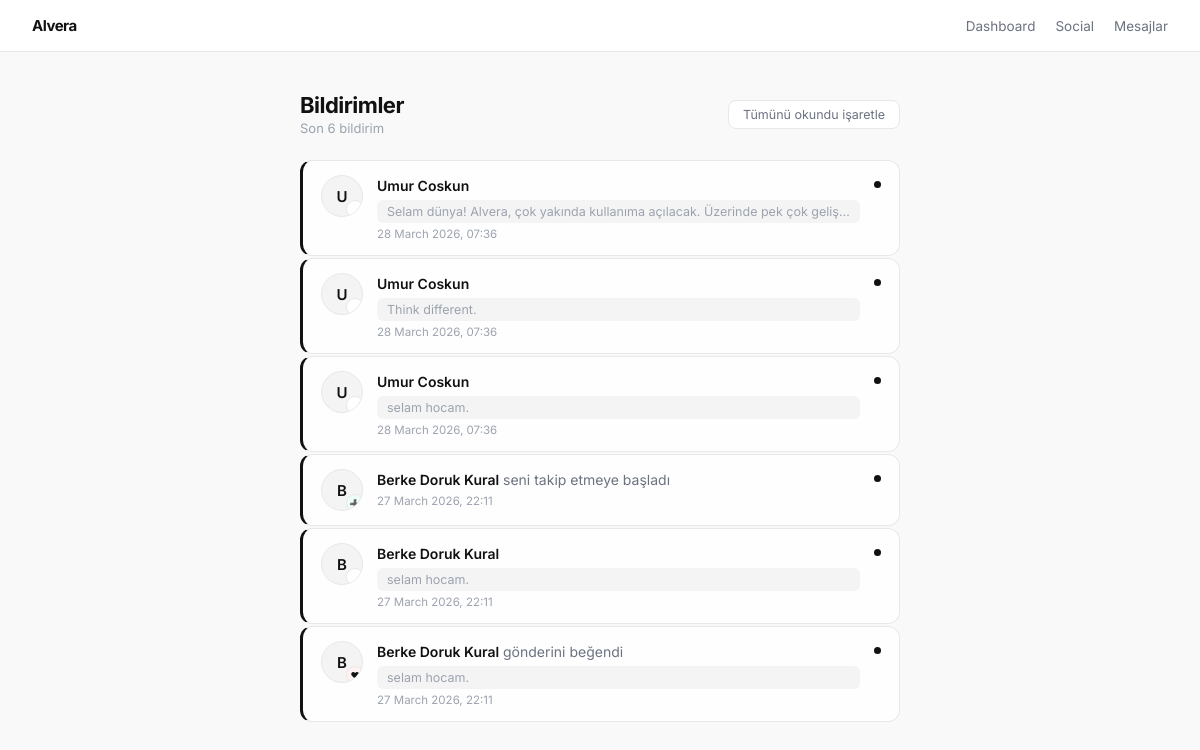
Screenshot of /notifications/ (signed in) with the database file from the repository.
### models.py (models this page shows, shortened)
class Notification(db.Model):
    __tablename__ = 'notifications'
    TYPE_LIKE    = 'like'
    TYPE_COMMENT = 'comment'
    TYPE_FOLLOW  = 'follow'
    TYPE_MENTION = 'mention'
    TYPE_YANKA   = 'yanka'
    VALID_TYPES  = {TYPE_LIKE, TYPE_COMMENT, TYPE_FOLLOW, TYPE_MENTION, TYPE_YANKA}
    id         = db.Column(db.Integer, primary_key=True)
    user_id    = db.Column(db.Integer, db.ForeignKey('users.id'), nullable=False, index=True)  # alıcı
    actor_id   = db.Column(db.Integer, db.ForeignKey('users.id'), nullable=False)              # tetikleyen
    notif_type = db.Column(db.String(20), nullable=False)
    post_id    = db.Column(db.Integer, db.ForeignKey('posts.id', ondelete='SET NULL'), nullable=True)
    is_read    = db.Column(db.Boolean, default=False, nullable=False, index=True)
    created_at = db.Column(db.DateTime, default=lambda: datetime.now(timezone.utc), index=True)
    recipient = db.relationship('User', foreign_keys=[user_id],  backref=db.backref('notifications', lazy='dynamic'))
    actor     = db.relationship('User', foreign_keys=[actor_id], backref=db.backref('triggered_notifications', lazy='dynamic'))
    post      = db.relationship('Post', foreign_keys=[post_id])

class User(UserMixin, db.Model):
    __tablename__ = 'users'
    id            = db.Column(db.Integer, primary_key=True)
    email         = db.Column(db.String(255), unique=True, nullable=False, index=True)
    password_hash = db.Column(db.String(255), nullable=False)
    full_name     = db.Column(db.String(120), nullable=True)
    is_active     = db.Column(db.Boolean, default=True,  nullable=False)
    has_paid      = db.Column(db.Boolean, default=False, nullable=False)
    package       = db.Column(db.String(1), default='1', nullable=False)
    is_available  = db.Column(db.Boolean, default=False, nullable=False)
    created_at    = db.Column(db.DateTime, default=lambda: datetime.now(timezone.utc))
    last_login_at = db.Column(db.DateTime, nullable=True)
    onboarding    = db.relationship('OnboardingData', backref='user', uselist=False)
    site          = db.relationship('Site', backref='owner', uselist=False)
    posts         = db.relationship('Post', backref='author', lazy='dynamic',
                                    foreign_keys='Post.user_id',
                                    order_by='Post.created_at.desc()')
    post_likes    = db.relationship('PostLike', backref='liker', lazy='dynamic',
                                    foreign_keys='PostLike.user_id')
    post_comments = db.relationship('PostComment', backref='commenter', lazy='dynamic',
                                    foreign_keys='PostComment.user_id')
    following     = db.relationship('Follow',
                                    foreign_keys='Follow.follower_id',
                                    backref=db.backref('follower_user', lazy='joined'),
                                    lazy='dynamic')
    followers     = db.relationship('Follow',
                                    foreign_keys='Follow.following_id',
                                    backref=db.backref('followed_user', lazy='joined'),
                                    lazy='dynamic')
    services      = db.relationship('Service',       backref='owner', lazy='dynamic',
                                    order_by='Service.order_index')
    portfolio     = db.relationship('PortfolioItem', backref='owner', lazy='dynamic',
                                    order_by='PortfolioItem.order_index')
    testimonials  = db.relationship('Testimonial',   backref='owner', lazy='dynamic',
                                    order_by='Testimonial.created_at.desc()')
    contact_msgs  = db.relationship('ContactMessage', backref='recipient', lazy='dynamic',
                                    order_by='ContactMessage.created_at.desc()')

class Post(db.Model):
    __tablename__ = 'posts'
    TYPE_TEXT    = 'text'
    TYPE_PROJECT = 'project'
    TYPE_IMAGE   = 'image'
    TYPE_CODE    = 'code'
    TYPE_VIDEO   = 'video'
    VALID_TYPES  = {TYPE_TEXT, TYPE_PROJECT, TYPE_IMAGE, TYPE_CODE, TYPE_VIDEO}
    id          = db.Column(db.Integer, primary_key=True)
    user_id     = db.Column(db.Integer, db.ForeignKey('users.id'), nullable=False, index=True)
    post_type      = db.Column(db.String(20), default=TYPE_TEXT, nullable=False)  # text|project|image|code
    content        = db.Column(db.Text, nullable=False, default='')
    code_language  = db.Column(db.String(30), nullable=True)
    link_url    = db.Column(db.String(500), nullable=True)
    link_title  = db.Column(db.String(200), nullable=True)
    media_files = db.Column(db.Text, nullable=True)   # JSON array (resim dosyaları)
    is_pinned   = db.Column(db.Boolean, default=False, nullable=False)
    slug        = db.Column(db.String(16), unique=True, index=True, nullable=True)
    source      = db.Column(db.String(16), default='social', nullable=False, index=True)
    created_at  = db.Column(db.DateTime, default=lambda: datetime.now(timezone.utc), index=True)
    updated_at  = db.Column(db.DateTime,
                            default=lambda: datetime.now(timezone.utc),
                            onupdate=lambda: datetime.now(timezone.utc))
    likes    = db.relationship('PostLike',    backref='post', lazy='dynamic', cascade='all, delete-orphan')
    comments = db.relationship('PostComment', backref='post', lazy='dynamic', cascade='all, delete-orphan',
                                order_by='PostComment.created_at.asc()')
    yankas   = db.relationship('PostYanka',   backref='post', lazy='dynamic', cascade='all, delete-orphan')
    views    = db.relationship('PostView',    backref='post', lazy='dynamic', cascade='all, delete-orphan')
    saves    = db.relationship('SavedPost',   backref='post', lazy='dynamic', cascade='all, delete-orphan')

### blueprints/notifications.py (the view)
@notif_bp.route('/')
@login_required
def index():
    notifs = (
        Notification.query
        .filter_by(user_id=current_user.id)
        .order_by(Notification.created_at.desc())
        .limit(LIST_LIMIT)
        .all()
    )
    unread = [n for n in notifs if not n.is_read]
    if unread:
        for n in unread:
            n.is_read = True
        db.session.commit()
    return render_template('notifications.html', notifs=notifs)

### models.py (called while the page is built)
@login_manager.user_loader
def load_user(user_id: str):
    return db.session.get(User, int(user_id))

    @property
    def is_complete(self) -> bool:
        return self.completed_at is not None

### templates/notifications.html (shortened to what this page needs)
<!DOCTYPE html>
<html lang="tr">
<head>
</head>
<body>
<nav class="topnav">
  <a href="/" class="nav-brand">Alvera</a>
  <div class="nav-links">
    <a href="/dashboard" class="nav-link">Dashboard</a>
    <a href="/feed/" class="nav-link">Social</a>
    <a href="/dm/" class="nav-link">Mesajlar</a>
  </div>
</nav>
<div class="page-wrap">
  <div class="page-header">
    <div>
      <h1 class="page-title">Bildirimler</h1>
      <div class="page-sub">Son {{ notifs|length }} bildirim</div>
    </div>
    {% if notifs %}
    <button class="btn-mark-all" onclick="markAllRead()">Tümünü okundu işaretle</button>
    {% endif %}
  </div>
  {% if notifs %}
  <div class="notif-list" id="notifList">
    {% for n in notifs %}
      {% set actor = n.actor %}
      {% set actor_site = actor.site if actor else None %}
      {% set actor_char = (actor.full_name or actor.email or '?')[0].upper() if actor else '?' %}
      <a href="{% if n.post_id and n.post and n.post.slug %}/feed/u/{{ n.post.user_id }}/post/{{ n.post.slug }}{% elif n.notif_type == 'follow' %}/feed/u/{{ n.actor_id }}{% else %}/notifications/{% endif %}"
         class="notif-card {% if not n.is_read %}unread{% endif %}">
        <div class="notif-avatar">
          {% if actor_site and actor_site.avatar_file %}
            <img src="/{{ actor_site.avatar_file }}" alt="">
          {% else %}
            {{ actor_char }}
          {% endif %}
          <div class="notif-type-icon icon--{{ n.notif_type }}">
            {% if n.notif_type == 'like' %}❤
            {% elif n.notif_type == 'comment' %}💬
            {% elif n.notif_type == 'follow' %}➕
            {% elif n.notif_type == 'mention' %}@
            {% endif %}
          </div>
        </div>
        <div class="notif-content">
          <div class="notif-text-line">
            <span class="notif-actor-name">{{ actor.full_name or actor.email.split('@')[0] if actor else 'Biri' }}</span>
            <span class="notif-action">
              {% if n.notif_type == 'like' %} gönderini beğendi
              {% elif n.notif_type == 'comment' %} gönderine yorum yaptı
              {% elif n.notif_type == 'follow' %} seni takip etmeye başladı
              {% elif n.notif_type == 'mention' %} senden bahsetti
              {% endif %}
            </span>
          </div>
          {% if n.post and n.post.content %}
          <div class="notif-post-preview">
            {{ n.post.content[:80] }}{% if n.post.content|length > 80 %}…{% endif %}
          </div>
          {% endif %}
          <div class="notif-time">
            {{ n.created_at.strftime('%-d %B %Y, %H:%M') }}
          </div>
        </div>
        {% if not n.is_read %}
        <div class="unread-dot"></div>
        {% endif %}
      </a>
    {% endfor %}
  </div>
  {% else %}
  <div class="notif-empty-page">
    <div class="notif-empty-icon">🔔</div>
    <div class="notif-empty-title">Henüz bildirim yok</div>
    <div class="notif-empty-sub">Gönderiler paylaştıkça ve etkileşim aldıkça buraya düşecek.</div>
  </div>
  {% endif %}
</div>
</body>
</html>

### templates/notifications.html (style rules this page uses)
*, *::before, *::after { box-sizing: border-box; margin: 0; padding: 0; }
:root { --white: #ffffff; --bg: #f9f9f9; --border: #e8e8e8; --text-primary: #111; --text-secondary: #6b7280; --text-muted: #9ca3af; --accent-bg: #f4f4f4; --like-color: #ef4444; --comment-color: #3b82f6; --follow-color: #10b981; --mention-color: #8b5cf6; --font: 'Inter', -apple-system, sans-serif; }
body { font-family: var(--font); background: var(--bg); color: var(--text-primary); -webkit-font-smoothing: antialiased; min-height: 100vh; }
a { color: inherit; text-decoration: none; }
.topnav { background: var(--white); border-bottom: 1px solid var(--border); display: flex; align-items: center; justify-content: space-between; padding: 0 32px; height: 52px; }
.nav-brand { font-size: 15px; font-weight: 700; letter-spacing: -0.5px; }
.nav-links { display: flex; gap: 20px; }
.nav-link { font-size: 13.5px; color: var(--text-secondary); padding: 4px 0; transition: color 0.15s; }
.page-wrap { max-width: 640px; margin: 40px auto; padding: 0 20px; }
.page-header { display: flex; align-items: center; justify-content: space-between; margin-bottom: 24px; }
.page-title { font-size: 22px; font-weight: 700; letter-spacing: -0.5px; }
.page-sub { font-size: 13px; color: var(--text-muted); margin-top: 2px; }
.btn-mark-all { font-size: 12.5px; color: var(--text-secondary); border: 1px solid var(--border); background: var(--white); border-radius: 8px; padding: 6px 14px; cursor: pointer; transition: background 0.12s; font-family: var(--font); }
.notif-list { display: flex; flex-direction: column; gap: 2px; }
.notif-card { display: flex; align-items: flex-start; gap: 14px; padding: 14px 18px; background: var(--white); border: 1px solid var(--border); border-radius: 12px; transition: background 0.12s; text-decoration: none; color: inherit; }
.notif-card.unread { background: #fefefe; border-left: 3px solid var(--text-primary); }
.notif-avatar { width: 42px; height: 42px; border-radius: 50%; background: var(--accent-bg); border: 1px solid var(--border); display: flex; align-items: center; justify-content: center; font-size: 15px; font-weight: 600; flex-shrink: 0; overflow: hidden; position: relative; }
.notif-type-icon { position: absolute; bottom: -2px; right: -2px; width: 18px; height: 18px; border-radius: 50%; background: white; border: 1px solid var(--border); display: flex; align-items: center; justify-content: center; font-size: 9px; line-height: 1; }
.icon--like { background: #fef2f2; }
.icon--follow { background: #ecfdf5; }
.notif-content { flex: 1; min-width: 0; }
.notif-text-line { font-size: 14px; line-height: 1.5; }
.notif-actor-name { font-weight: 600; }
.notif-action { color: var(--text-secondary); }
.notif-post-preview { margin-top: 4px; font-size: 12.5px; color: var(--text-muted); white-space: nowrap; overflow: hidden; text-overflow: ellipsis; background: var(--accent-bg); padding: 4px 10px; border-radius: 6px; }
.notif-time { font-size: 11.5px; color: var(--text-muted); margin-top: 4px; }
.unread-dot { width: 7px; height: 7px; border-radius: 50%; background: var(--text-primary); flex-shrink: 0; margin-top: 6px; }

### rows the page displays
Notification: actor_char "U", post "Selam dünya! Alvera, çok yakında kullanıma açılacak. Üzerinde pek çok geliş…", created_at "28 March 2026, 07:36", is_read False (drawn)
User: full_name "Umur Coskun"
Notification: actor_char "U", post "Think different.", created_at "28 March 2026, 07:36", is_read False (drawn)
Notification: actor_char "U", post "selam hocam.", created_at "28 March 2026, 07:36", is_read False (drawn)
Notification: actor_char "B", notif_type "seni takip etmeye başladı", created_at "27 March 2026, 22:11", is_read False (drawn)
User: full_name "Berke Doruk Kural"
Notification: actor_char "B", post "selam hocam.", created_at "27 March 2026, 22:11", is_read False (drawn)
Notification: actor_char "B", notif_type "gönderini beğendi", post "selam hocam.", created_at "27 March 2026, 22:11", is_read False (drawn)

### other values shown
{{ notifs|length }} "6"
